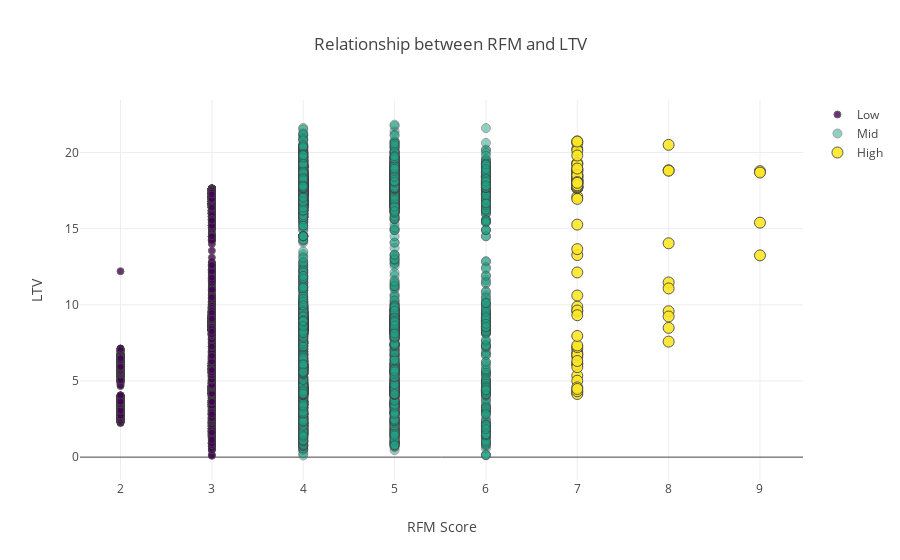

Here is the notebook cell this chart was saved with:
### Markdown cell above
From this plot, we can see there are customers that have not spent a lot of money but frequently stop by the site and have made purchases recently that also fall into the high value category. Scores seem to be pulled down by either very infrequent purchases or made their last purchase far in the past.

### Code cell
import plotly.plotly as py
import plotly.offline as pyoff
import plotly.graph_objs as go
pyoff.init_notebook_mode(connected=True)
%matplotlib inline

plot_data = [
    go.Scatter(
        x=purchases.query("Segment == 0")['OverallScore'],
        y=purchases.query("Segment == 0")['logRevenue'],
        mode='markers',
        name='Low',
        marker= dict(size= 7,
            line= dict(width=1),
            color= '#440154',
            opacity= 0.8
           )
    ),
        go.Scatter(
        x=purchases.query("Segment == 1")['OverallScore'],
        y=purchases.query("Segment == 1")['logRevenue'],
        mode='markers',
        name='Mid',
        marker= dict(size= 9,
            line= dict(width=1),
            color= '#20A387',
            opacity= 0.5
           )
    ),
        go.Scatter(
        x=purchases.query("Segment == 2")['OverallScore'],
        y=purchases.query("Segment == 2")['logRevenue'],
        mode='markers',
        name='High',
        marker= dict(size= 11,
            line= dict(width=1),
            color= '#FDE725',
            opacity= 0.9
           )
    )
]

plot_layout = go.Layout(
        yaxis= {'title': "LTV"},
        xaxis= {'title': "RFM Score"},
        title='Relationship between RFM and LTV'
    )

fig = go.Figure(data=plot_data, layout=plot_layout)
pyoff.iplot(fig);

### Figure 1 — Plotly figure (JSON) as saved in the notebook; plotly's stock layout.template omitted (floating-point values rounded to 4 significant figures; data arrays with more than 128 entries replaced by an {"elided": "..."} marker saying what was removed)
{"data": [{"marker": {"color": "#440154", "line": {"width": 1}, "opacity": 0.8, "size": 7}, "mode": "markers", "name": "Low", "type": "scatter", "uid": "8842a61a-5763-11ea-b6a4-9cf387aca76c", "x": {"elided": "5166 int values"}, "y": {"elided": "5166 float values"}}, {"marker": {"color": "#20A387", "line": {"width": 1}, "opacity": 0.5, "size": 9}, "mode": "markers", "name": "Mid", "type": "scatter", "uid": "8865b20c-5763-11ea-b97a-9cf387aca76c", "x": {"elided": "4770 int values"}, "y": {"elided": "4770 float values"}}, {"marker": {"color": "#FDE725", "line": {"width": 1}, "opacity": 0.9, "size": 11}, "mode": "markers", "name": "High", "type": "scatter", "uid": "8865c05a-5763-11ea-9e20-9cf387aca76c", "x": [7, 7, 7, 7, 7, 7, 7, 7, 7, 7, 7, 7, 7, 7, 7, 7, 7, 7, 7, 7, 7, 7, 7, 7, 7, 8, 8, 8, 8, 8, 8, 7, 7, 7, 8, 9, 9, 7, 7, 7, 8, 7, 7, 7, 7, 7, 9, 9, 8, 8, 7, 7, 7, 7, 7, 7, 7, 7, 7, 7, 7, 7, 7, 7, 7, 7, 7, 7, 7, 7, 7, 7, 7, 7, 7, 7, 7, 7, 7, 7, 7, 7, 7, 7, 7, 7, 7, 7, 7, 7, 7, 7, 7, 7], "y": [6.13, 5.353, 4.256, 6.583, 4.144, 5.017, 7.083, 6.127, 4.331, 5.909, 4.577, 6.846, 6.725, 4.475, 6.732, 6.311, 7.224, 9.604, 12.13, 9.882, 7.335, 7.956, 9.626, 9.319, 10.61, 9.579, 8.487, 9.233, 11.47, 11.07, 7.585, 13.27, 13.66, 15.26, 14.04, 13.24, 15.39, 17.1, 16.95, 18.87, 18.83, 17.97, 17.75, 18.82, 18.38, 18.7, 18.77, 18.68, 18.8, 20.5, 18.23, 17.7, 19.27, 17.66, 20.72, 18.95, 17.74, 17.67, 18.19, 17.97, 18.11, 18.04, 20.24, 18.11, 20.62, 20.12, 18.14, 18.06, 19.3, 17.69, 20.72, 17.78, 17.92, 17.98, 18.54, 18.42, 18.52, 18.2, 18.27, 19.23, 18.36, 18.83, 17.73, 17.77, 18.11, 18.54, 19.8, 18.41, 17.89, 18.5, 18.06, 18.95, 17.84, 18.01]}], "layout": {"title": "Relationship between RFM and LTV", "xaxis": {"title": "RFM Score"}, "yaxis": {"title": "LTV"}}}
